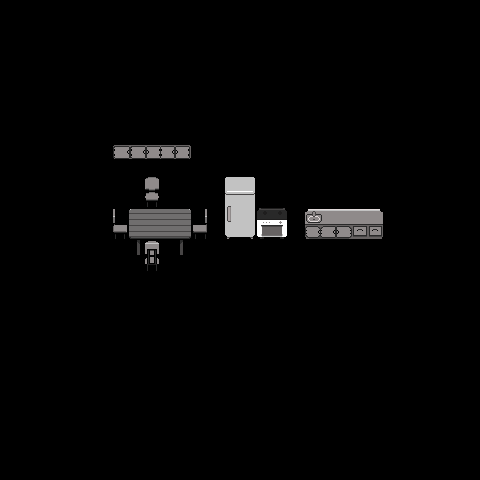

Below is a game level as drawn by its tile map, then a one-line description and the .tmx file that defines it, in full:
An orthogonal 30x30 tile map with 16x16 px tiles, 1 tile layer (Tile Layer 1).

<map version="1.10" tiledversion="1.12.1" orientation="orthogonal" renderorder="left-down" width="30" height="30" tilewidth="16" tileheight="16" infinite="0" nextlayerid="2" nextobjectid="1">
 <tileset firstgid="1" source="kitchen_tileset.tsx" />
 <layer id="1" name="Tile Layer 1" width="30" height="30">
  <data encoding="csv">
0,0,0,0,0,0,0,0,0,0,0,0,0,0,0,0,0,0,0,0,0,0,0,0,0,0,0,0,0,0,
0,0,0,0,0,0,0,0,0,0,0,0,0,0,0,0,0,0,0,0,0,0,0,0,0,0,0,0,0,0,
0,0,0,0,0,0,0,0,0,0,0,0,0,0,0,0,0,0,0,0,0,0,0,0,0,0,0,0,0,0,
0,0,0,0,0,0,0,0,0,0,0,0,0,0,0,0,0,0,0,0,0,0,0,0,0,0,0,0,0,0,
0,0,0,0,0,0,0,0,0,0,0,0,0,0,0,0,0,0,0,0,0,0,0,0,0,0,0,0,0,0,
0,0,0,0,0,0,0,0,0,0,0,0,0,0,0,0,0,0,0,0,0,0,0,0,0,0,0,0,0,0,
0,0,0,0,0,0,0,0,0,0,0,0,0,0,0,0,0,0,0,0,0,0,0,0,0,0,0,0,0,0,
0,0,0,0,0,0,0,0,0,0,0,0,0,0,0,0,0,0,0,0,0,0,0,0,0,0,0,0,0,0,
0,0,0,0,0,0,0,0,0,0,0,0,0,0,0,0,0,0,0,0,0,0,0,0,0,0,0,0,0,0,
0,0,0,0,0,0,0,682,683,684,685,686,687,0,0,0,0,0,0,0,0,0,0,0,0,0,0,0,0,0,
0,0,0,0,0,0,0,0,0,0,0,0,0,0,0,0,0,0,0,0,0,0,0,0,0,0,0,0,0,0,
0,0,0,0,0,0,0,0,0,87,0,0,0,0,92,93,0,0,0,0,0,0,0,0,0,0,0,0,0,0,
0,0,0,0,0,0,0,0,0,172,0,0,0,0,177,178,0,0,0,0,0,0,0,0,0,0,0,0,0,0,
0,0,0,0,0,0,0,88,342,343,344,345,90,0,262,263,95,96,0,852,853,854,855,856,0,0,0,0,0,0,
0,0,0,0,0,0,0,173,427,428,429,430,175,0,347,348,180,181,0,937,938,939,940,941,0,0,0,0,0,0,
0,0,0,0,0,0,0,0,512,89,0,515,0,0,0,0,0,0,0,0,0,0,0,0,0,0,0,0,0,0,
0,0,0,0,0,0,0,0,0,174,0,0,0,0,0,0,0,0,0,0,0,0,0,0,0,0,0,0,0,0,
0,0,0,0,0,0,0,0,0,0,0,0,0,0,0,0,0,0,0,0,0,0,0,0,0,0,0,0,0,0,
0,0,0,0,0,0,0,0,0,0,0,0,0,0,0,0,0,0,0,0,0,0,0,0,0,0,0,0,0,0,
0,0,0,0,0,0,0,0,0,0,0,0,0,0,0,0,0,0,0,0,0,0,0,0,0,0,0,0,0,0,
0,0,0,0,0,0,0,0,0,0,0,0,0,0,0,0,0,0,0,0,0,0,0,0,0,0,0,0,0,0,
0,0,0,0,0,0,0,0,0,0,0,0,0,0,0,0,0,0,0,0,0,0,0,0,0,0,0,0,0,0,
0,0,0,0,0,0,0,0,0,0,0,0,0,0,0,0,0,0,0,0,0,0,0,0,0,0,0,0,0,0,
0,0,0,0,0,0,0,0,0,0,0,0,0,0,0,0,0,0,0,0,0,0,0,0,0,0,0,0,0,0,
0,0,0,0,0,0,0,0,0,0,0,0,0,0,0,0,0,0,0,0,0,0,0,0,0,0,0,0,0,0,
0,0,0,0,0,0,0,0,0,0,0,0,0,0,0,0,0,0,0,0,0,0,0,0,0,0,0,0,0,0,
0,0,0,0,0,0,0,0,0,0,0,0,0,0,0,0,0,0,0,0,0,0,0,0,0,0,0,0,0,0,
0,0,0,0,0,0,0,0,0,0,0,0,0,0,0,0,0,0,0,0,0,0,0,0,0,0,0,0,0,0,
0,0,0,0,0,0,0,0,0,0,0,0,0,0,0,0,0,0,0,0,0,0,0,0,0,0,0,0,0,0,
0,0,0,0,0,0,0,0,0,0,0,0,0,0,0,0,0,0,0,0,0,0,0,0,0,0,0,0,0,0
</data>
 </layer>
</map>
